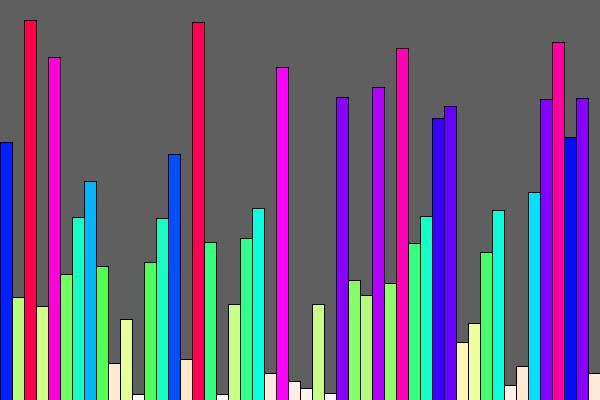
Frame 1 (no input)
Frame 60 (the mouse pressed at the canvas centre just before this capture): identical to frame 1, image omitted
Frame 120 (the mouse held since frame 60 and released just before this capture): identical to frame 1, image omitted

The Processing sketch that drew this single still picture (run headless with seeded random() and noise(); from frame 60 on, the mouse is pressed at the canvas centre):

// Processing sketch: barreGraphe
// ── barreGraphe.pde
int[] numbers = new int[50];

int barreWidth;

void setup(){
  size(600,400);
  colorMode(HSB, height);
  
  barreWidth = width / numbers.length;
  print(barreWidth);

  generateNumbers();

}

void draw(){
  
  background(150);
  
  for(int i=0; i<numbers.length; i++){
    drawBarre(i, numbers[i]);
  }
}

void drawBarre(int index, int value){
  
  fill(value,value*2,height);
  
  rect(index*barreWidth,height - value,barreWidth,value);
}

void generateNumbers(){
  for(int i=0; i<numbers.length; i++){
    numbers[i] = (int)random(height); 
  }
}

void keyPressed() {
  generateNumbers();
}
